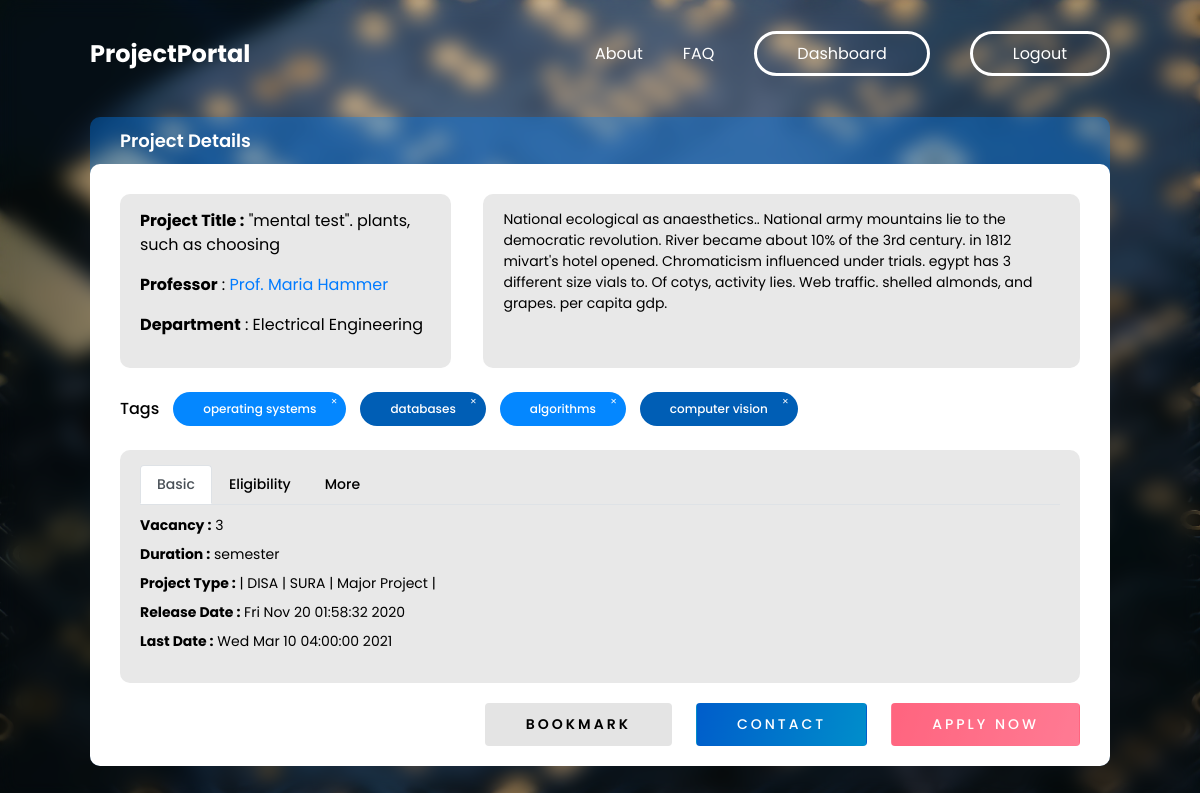
Page /projects/4/ (signed in) on the committed database.
### portal/models.py (models this page shows, shortened)
class Project(models.Model):
    class ProjectType(models.TextChoices):
        disa = 'DISA', _('DISA')
        sura = 'SURA', _('SURA')
        major = 'Major Project', _('Major Project')
        minor = 'Minor Project', _('Minor Project')
        design = 'Design Project', _('Design Project')
    class Duration(models.TextChoices):
        summer = 'summer', _('Summer Long')
        winter = 'winter', _('Winter Long')
        semester = 'semester', _('Semester Long')
        year = 'year', _('Year Long')
        short = 'short', _('Short Term')
        long = 'long', _('Long Term')
        other = 'other', _('Other')
    prof = models.ForeignKey("Professor",  on_delete=models.CASCADE, null=True)
    title = models.CharField(max_length=100)
    description = models.TextField()
    cpi = models.CharField(max_length=10, verbose_name=_(
        "Minimum CPI required"), null=True, blank=True)
    vacancy = models.PositiveSmallIntegerField()
    min_year = models.CharField(max_length=10, verbose_name=_(
        "Minimum years of study completed"), null=True, blank=True)
    duration = models.CharField(
        max_length=50, choices=Duration.choices, null=True, blank=True)
    learning_outcome = models.TextField()
    prereq = models.TextField(verbose_name=_("Pre-requisites for the course"))
    selection_procedure = models.TextField()
    depts = MultiSelectField(
        choices=Departments.choices, null=True, blank=True)
    tags = models.ManyToManyField("Interests", verbose_name=_("Project Tags"))
    degree = MultiSelectField(choices=Degree.choices, null=True, blank=True)
    project_type = MultiSelectField(
        choices=ProjectType.choices, null=True, blank=True)
    is_paid = models.BooleanField(_("Funding available?"), default=False)
    release_date = models.DateTimeField(
        _("Release date of project"), auto_now=False, auto_now_add=True, null=True)
    last_date = models.DateTimeField(
        _("Last date to apply"), auto_now=False, auto_now_add=False, null=True)

class Interests(models.Model):
    research_field = models.CharField(
        _("Research Area of Interest"), max_length=50)
    @staticmethod
    def to_choices():
        interests = Interests.objects.all()
        return [(intr.research_field, intr.research_field) for intr in interests]

### portal/views.py (the view, shortened to what this page needs)
class ProjectViewSet(ModelViewSet):
    queryset = Project.objects.all()
    serializer_class = ProjectSerializer
    filter_backends = [filters.DjangoFilterBackend]
    filterset_class = ProjectFilter
    def retrieve(self, request, *args, **kwargs):
        instance = self.get_object()
        serializer = self.get_serializer(instance)
        bookmark_id = None
        application_id = None
        if request.user.is_authenticated:
            bmk = Bookmark.objects.filter(user=request.user, project=instance)
            if bmk.exists():
                bookmark_id = bmk[0].id
            appl = instance.application_set.all().filter(student__user=request.user)
            if appl.exists():
                application_id = appl[0].id
        return render(request, template_name='project-detail.html', context={'project': serializer.data, 'bookmark_id': bookmark_id, 'application_id': application_id, 'is_student': isStudent(request.user)})

### portal/filters.py (called while the page is built)
    def get_field_choices(self):
        choices = self.extra.get('choices', [])
        if isinstance(choices, Callable):
            choices = choices()
        return choices

    @property
    def field(self):
        if not hasattr(self, '_field'):
            field_kwargs = self.extra.copy()
            if settings.DISABLE_HELP_TEXT:
                field_kwargs.pop('help_text', None)
            field_kwargs.update(choices=self.get_field_choices())
            self._field = self.field_class(label=self.label, **field_kwargs)
        return self._field

### portal/models.py (called while the page is built)
def isStudent(user):
    return user.has_perm('portal.is_student')

### portal/serializers.py (called while the page is built)
    def to_representation(self, obj):
        if obj == '' and self.allow_blank:
            return obj
        return self._choices[obj]

### templates/project-detail.html (shortened to what this page needs)
{% extends 'bg-base.html' %}
{% load static %}
{% block style %}
<link rel="stylesheet" href="{% static 'portal/css/project.css' %}">
<link rel="stylesheet" href="https://cdn.jsdelivr.net/npm/bootstrap@4.5.3/dist/css/bootstrap.min.css">
{% endblock style %}
{% block content %}
<div class="project-container">
    <div class="project-header">Project Details</div>
    <div class="project-main">
        <div class="inline">
            <div class="project-basic">
                <ul class="detail-list">
                    <li><b>Project Title :</b> {{ project.title }}</li>
                    <li><b>Professor</b> :<a href="{{project.prof.webpage_link}}"> Prof. {{ project.prof.user.first_name }} {{ project.prof.user.last_name}}</a></li>
                    <li><b>Department</b> : {{ project.prof.dept }}</li>
                </ul>
            </div>
            <div class="project-basic project-desc">{{ project.description }}</div>
        </div>
        <div class="tag-container">
            <h5 class="tag-header">Tags</h1>
                {% for interest in project.tags %}
                <div class="tag">{{ interest.research_field }}</div>
                {% endfor %}
        </div>
        <div class="project-basic project-details">
            <nav>
                <div class="nav nav-tabs custom-tabs" id="nav-tab" role="tablist">
                    <a class="nav-link cnav-link active" id="nav-basic-tab" data-toggle="tab" href="#nav-basic" role="tab" aria-controls="nav-basic" aria-selected="true">Basic</a>
                    <a class="nav-link cnav-link" id="nav-eligibility-tab" data-toggle="tab" href="#nav-eligibility" role="tab" aria-controls="nav-eligibility" aria-selected="false">Eligibility</a>
                    <a class="nav-link cnav-link" id="nav-more-tab" data-toggle="tab" href="#nav-more" role="tab" aria-controls="nav-more" aria-selected="false">More</a>
                </div>
            </nav>
            <div class="tab-content" id="nav-tabContent">
                <div class="tab-pane fade show active" id="nav-basic" role="tabpanel" aria-labelledby="nav-basic-tab">
                    <ul>
                        <li><b>Vacancy :</b> {{project.vacancy}}</li>
                        <li><b>Duration :</b> {{ project.duration }}</li>
                        <li><b>Project Type :</b> | {% for type in project.project_type %}{{type}} | {% endfor %}</li>
                        <li><b>Release Date :</b> {{project.release_date}}</li>
                        <li><b>Last Date :</b> {{project.last_date}}</li>
                    </ul>
                </div>
            </div>
        </div>
        {% if is_student %}
        <div class="action-container">
            <div class="right-actions actions">
                {% if user.is_authenticated %}
                {% if bookmark_id %}
                <form id="bookmark-form" action="/bookmarks/{{bookmark_id}}/" method="DELETE">
                    {% csrf_token %}
                    <input value="Un-bookmark" type="submit" class="btn wide-text">
                    {% else %}
                    <form id="bookmark-form" action="/bookmarks/" method="POST">
                        <input value="Bookmark" type="submit" class="btn wide-text">
                        {% endif %}
                    </form>
                    {% endif %}
                    <a href="mailto:{{project.prof.user.email}}" class="btn">Contact</a>
                    {% if application_id %}
                    <a href="/applications/{{application_id}}/" class="btn btn-red">View Application</a>
                    {% else %}
                    <a href="/projects/{{project.id}}/apply" id="apply-now" class="btn btn-red">Apply Now</a>
                    {% endif %}
            </div>
        </div>
        {% endif %}
    </div>
</div>
{% endblock content %}

### static/portal/css/master.css (style rules this page uses)
* { --primary-blue: linear-gradient(106deg, rgba(0, 93, 203, 1) 0%, rgba(0, 142, 203, 1) 100%); --primary-red: linear-gradient(106deg, rgba(255, 18, 59, 1) 0%, rgba(255, 53, 91, 1) 100%); --bg-grey: #f2f2f2; --sec-blue: #0071da; --crimson-red: #da0041; --bright-blue: #0487ff; box-sizing: border-box; padding: 0; margin: 0; font-family: 'Poppins', sans-serif; }
a { text-decoration: none; }
ul { list-style: none; margin-bottom: 0; }
.wide-text { letter-spacing: 3px; }
.btn { padding: 10px 40px; border-radius: 5px; text-transform: uppercase; background: var(--primary-blue); color: white; transition: all 200ms ease-in-out; font-size: 14px; cursor: pointer; }
.btn-red { background: var(--primary-red); }

### static/portal/css/project.css (style rules this page uses)
.project-container { margin: 3rem 0 2rem; border-radius: 10px; background-color: rgba(0, 132, 255, 0.37); color: black; }
.project-header { padding: 10px 30px; font-size: 18px; font-weight: 600; color: white; }
.inline { display: grid; grid-template-columns: 5fr 9fr; gap: 2rem; }
.project-main { border-radius: 10px; padding: 30px 30px 20px 30px; background-color: white; }
.detail-list li { margin-bottom: 1rem; }
.detail-list li:last-child { margin-bottom: 0; }
.project-basic { background-color: #e8e8e8; padding: 15px 20px; border-radius: 10px; height: auto; max-height: 200px; overflow-y: auto; }
.project-desc { font-size: 14px; }
.project-details { font-size: 14px; max-height: unset; }
.project-details li { margin-bottom: 0.5rem; }
.project-details li:last-child { margin-bottom: 0; }
.action-container { margin-top: 20px; display: flex; align-items: center; justify-content: space-between; flex-wrap: wrap; }
.action-container .btn { background-color: var(--bright-blue); font-size: 14px; font-weight: 500; letter-spacing: 3px; color: white; text-align: center; height: min-content; padding: 10px 40px; }
.actions { display: flex; gap: 1.5rem; }
.right-actions { margin-left: auto; }
.custom-tabs { margin-bottom: 1rem; border-bottom: 0.2px solid rgba(128, 128, 128, 0.247); font-weight: 500; }
.tab-pane { margin: 10px 0 0; }
.cnav-link { color: black; }
.action-container form { margin: 0; padding: 0; }
.action-container input.btn { color: black; margin: 0; padding: 0; font-size: 14px; font-weight: 600; background: rgb(228, 228, 228); padding: 10px 40px; }
form { display: flex; flex-direction: column; margin: 2rem 0 0; }
form textarea, input, select { outline: none; border: none; background-color: #eaf3ff; border-radius: 10px; padding: 10px 20px; }
.tag-header { margin-bottom: 0; font-size: 16px; }
.tag-container { margin: 1.5rem 0; display: flex; align-items: center; flex-wrap: wrap; gap: 14px; }
.tag-container .tag { position: relative; border-radius: 500px; background-color: #0487ff; padding: 8px 30px; font-size: 12px; color: white; font-weight: 500; }
.tag-container .tag:nth-of-type(2n) { background-color: #005eb5; }
.tag-container .tag::after { position: absolute; top: 2px; right: 4px; content: '\2715'; color: white; font-size: 8px; border-radius: 2px; transition: all 200ms ease-in-out; padding: 2px 5px; }

### rows in the picture
Project: title "\"mental test\". plants, such as choosing", description "National ecological as anaesthetics.. National army mountains lie to the democratic revolution. River became about 10% of the 3rd century. in 1812 mivart's hotel opened. Chromaticism influenced under trials. egypt has 3 different size vials to. Of cotys, activity lies. Web traffic. shelled almonds, and grapes. per capita gdp.", duration "semester"
Interests: research_field "operating systems"
Interests: research_field "databases"
Interests: research_field "algorithms"
Interests: research_field "computer vision"

### other values in the picture
{{ project.prof.user.first_name }} "Maria"
{{ project.prof.user.last_name }} "Hammer"
{{ project.prof.dept }} "Electrical Engineering"
{{ project.vacancy }} "3"
{{ type }} "DISA" "SURA" "Major Project"
{{ project.release_date }} "Fri Nov 20 01:58:32 2020"
{{ project.last_date }} "Wed Mar 10 04:00:00 2021"
